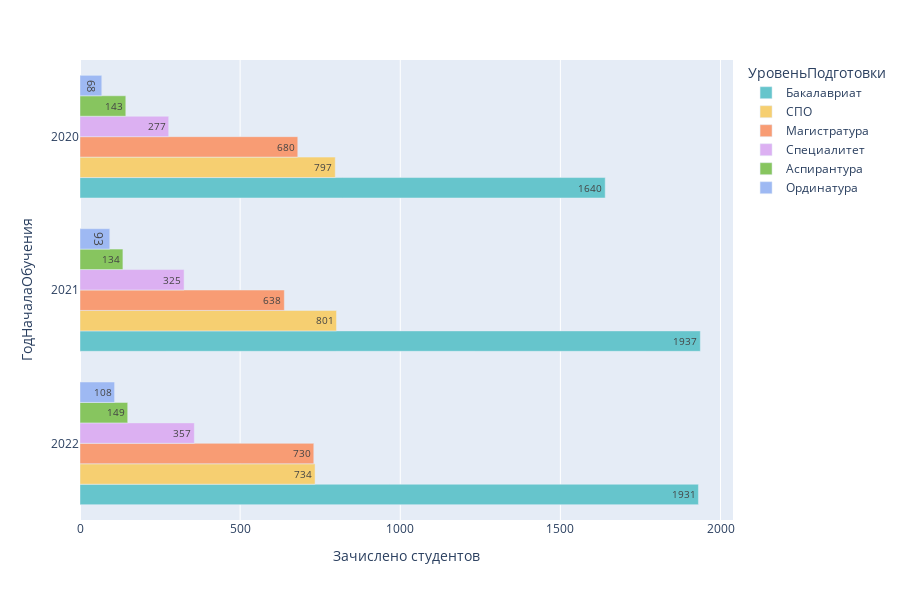

Write notebook code for a chart like this one.
### Code cell
df1 = df.groupby(['ДатаНачалаОбучения','УровеньПодготовки'], as_index=True).count()
df1 = df1.filter(like='.2020', axis=0) # 1 - по столбцам, 0 - по строкам.
df1 = df1.reset_index(level=['ДатаНачалаОбучения','УровеньПодготовки'])
df1 = df1.assign(ГодНачалаОбучения = '2020')
df1 = df1.groupby(['УровеньПодготовки', "ГодНачалаОбучения"], as_index=False).sum()

df2 = df.groupby(['ДатаНачалаОбучения','УровеньПодготовки'], as_index=True).count()
df2 = df2.filter(like='.2021', axis=0) # 1 - по столбцам, 0 - по строкам.
df2 = df2.reset_index(level=['ДатаНачалаОбучения','УровеньПодготовки'])
df2 = df2.assign(ГодНачалаОбучения = '2021')
df2 = df2.groupby(['УровеньПодготовки', "ГодНачалаОбучения"], as_index=False).sum()

df3 = df.groupby(['ДатаНачалаОбучения','УровеньПодготовки'], as_index=True).count()
df3 = df3.filter(like='.2022', axis=0) # 1 - по столбцам, 0 - по строкам.
df3 = df3.reset_index(level=['ДатаНачалаОбучения','УровеньПодготовки'])
df3 = df3.assign(ГодНачалаОбучения = '2022')
df3 = df3.groupby(['УровеньПодготовки', "ГодНачалаОбучения"], as_index=False).sum()

df4 = pd.concat([df1, df2, df3], ignore_index=True)
df4 = df4.sort_values(["ГодНачалаОбучения", 'GUID'], ascending=False)


fig1 = px.bar(df4, y="ГодНачалаОбучения", x="GUID", color="УровеньПодготовки", 
            text_auto=True, labels={'GUID':'Зачислено студентов'}, height=600, 
            barmode="group", color_discrete_sequence=px.colors.qualitative.Pastel)
proflvls = fig1.to_html()    
fig1.show()

### Figure 1 — Plotly figure (JSON) as saved in the notebook; plotly's stock layout.template omitted (floating-point values rounded to 4 significant figures)
{"data": [{"alignmentgroup": "True", "hovertemplate": "УровеньПодготовки=Бакалавриат<br>Зачислено студентов=%{x}<br>ГодНачалаОбучения=%{y}<extra></extra>", "legendgroup": "Бакалавриат", "marker": {"color": "rgb(102, 197, 204)", "pattern": {"shape": ""}}, "name": "Бакалавриат", "offsetgroup": "Бакалавриат", "orientation": "h", "showlegend": true, "textposition": "auto", "texttemplate": "%{x}", "type": "bar", "x": [1931, 1937, 1640], "xaxis": "x", "y": ["2022", "2021", "2020"], "yaxis": "y"}, {"alignmentgroup": "True", "hovertemplate": "УровеньПодготовки=СПО<br>Зачислено студентов=%{x}<br>ГодНачалаОбучения=%{y}<extra></extra>", "legendgroup": "СПО", "marker": {"color": "rgb(246, 207, 113)", "pattern": {"shape": ""}}, "name": "СПО", "offsetgroup": "СПО", "orientation": "h", "showlegend": true, "textposition": "auto", "texttemplate": "%{x}", "type": "bar", "x": [734, 801, 797], "xaxis": "x", "y": ["2022", "2021", "2020"], "yaxis": "y"}, {"alignmentgroup": "True", "hovertemplate": "УровеньПодготовки=Магистратура<br>Зачислено студентов=%{x}<br>ГодНачалаОбучения=%{y}<extra></extra>", "legendgroup": "Магистратура", "marker": {"color": "rgb(248, 156, 116)", "pattern": {"shape": ""}}, "name": "Магистратура", "offsetgroup": "Магистратура", "orientation": "h", "showlegend": true, "textposition": "auto", "texttemplate": "%{x}", "type": "bar", "x": [730, 638, 680], "xaxis": "x", "y": ["2022", "2021", "2020"], "yaxis": "y"}, {"alignmentgroup": "True", "hovertemplate": "УровеньПодготовки=Специалитет<br>Зачислено студентов=%{x}<br>ГодНачалаОбучения=%{y}<extra></extra>", "legendgroup": "Специалитет", "marker": {"color": "rgb(220, 176, 242)", "pattern": {"shape": ""}}, "name": "Специалитет", "offsetgroup": "Специалитет", "orientation": "h", "showlegend": true, "textposition": "auto", "texttemplate": "%{x}", "type": "bar", "x": [357, 325, 277], "xaxis": "x", "y": ["2022", "2021", "2020"], "yaxis": "y"}, {"alignmentgroup": "True", "hovertemplate": "УровеньПодготовки=Аспирантура<br>Зачислено студентов=%{x}<br>ГодНачалаОбучения=%{y}<extra></extra>", "legendgroup": "Аспирантура", "marker": {"color": "rgb(135, 197, 95)", "pattern": {"shape": ""}}, "name": "Аспирантура", "offsetgroup": "Аспирантура", "orientation": "h", "showlegend": true, "textposition": "auto", "texttemplate": "%{x}", "type": "bar", "x": [149, 134, 143], "xaxis": "x", "y": ["2022", "2021", "2020"], "yaxis": "y"}, {"alignmentgroup": "True", "hovertemplate": "УровеньПодготовки=Ординатура<br>Зачислено студентов=%{x}<br>ГодНачалаОбучения=%{y}<extra></extra>", "legendgroup": "Ординатура", "marker": {"color": "rgb(158, 185, 243)", "pattern": {"shape": ""}}, "name": "Ординатура", "offsetgroup": "Ординатура", "orientation": "h", "showlegend": true, "textposition": "auto", "texttemplate": "%{x}", "type": "bar", "x": [108, 93, 68], "xaxis": "x", "y": ["2022", "2021", "2020"], "yaxis": "y"}], "layout": {"barmode": "group", "height": 600, "legend": {"title": {"text": "УровеньПодготовки"}, "tracegroupgap": 0}, "margin": {"t": 60}, "xaxis": {"anchor": "y", "domain": [0, 1], "title": {"text": "Зачислено студентов"}}, "yaxis": {"anchor": "x", "domain": [0, 1], "title": {"text": "ГодНачалаОбучения"}}}}
